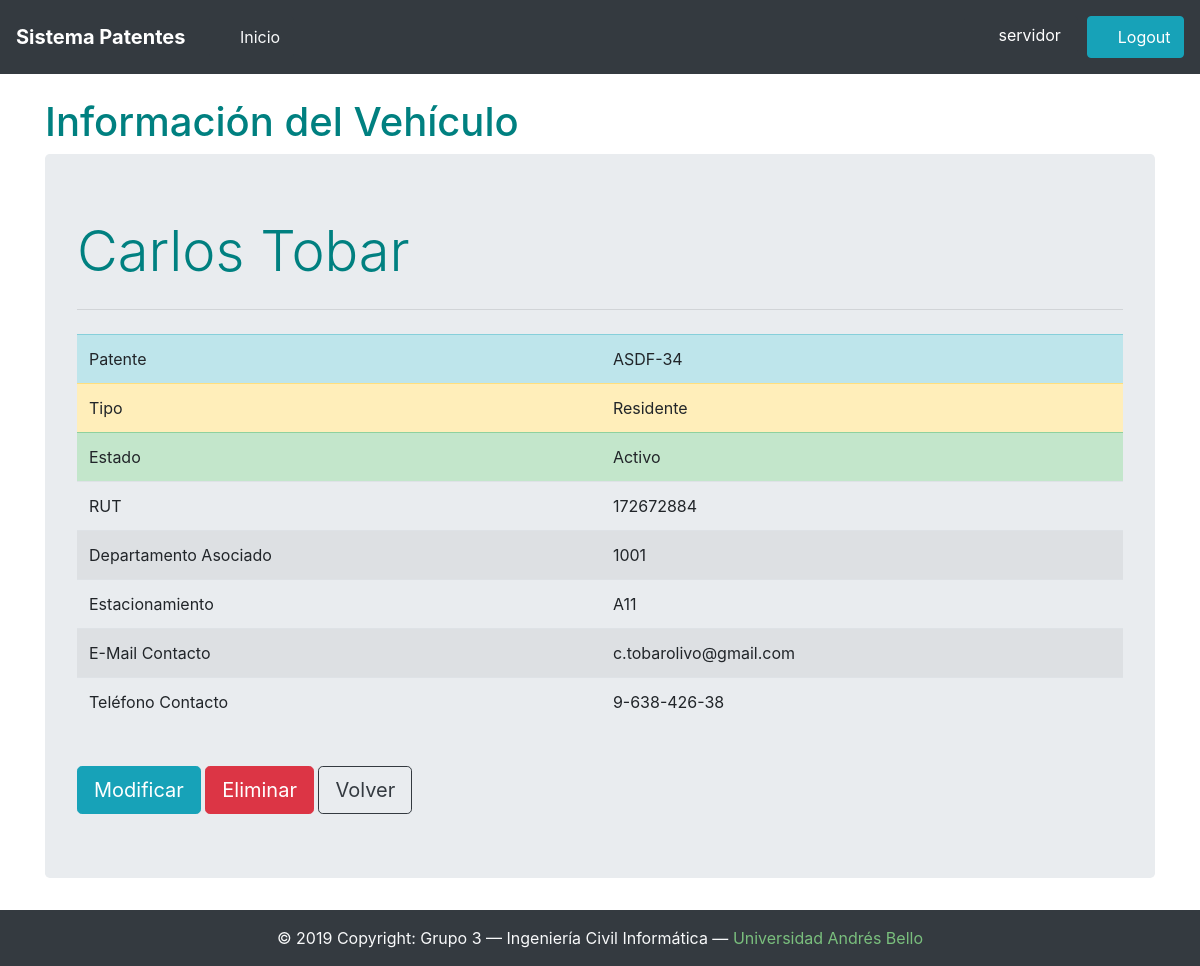
Page /patentes/172672884/ (signed in) on the earlier database version.
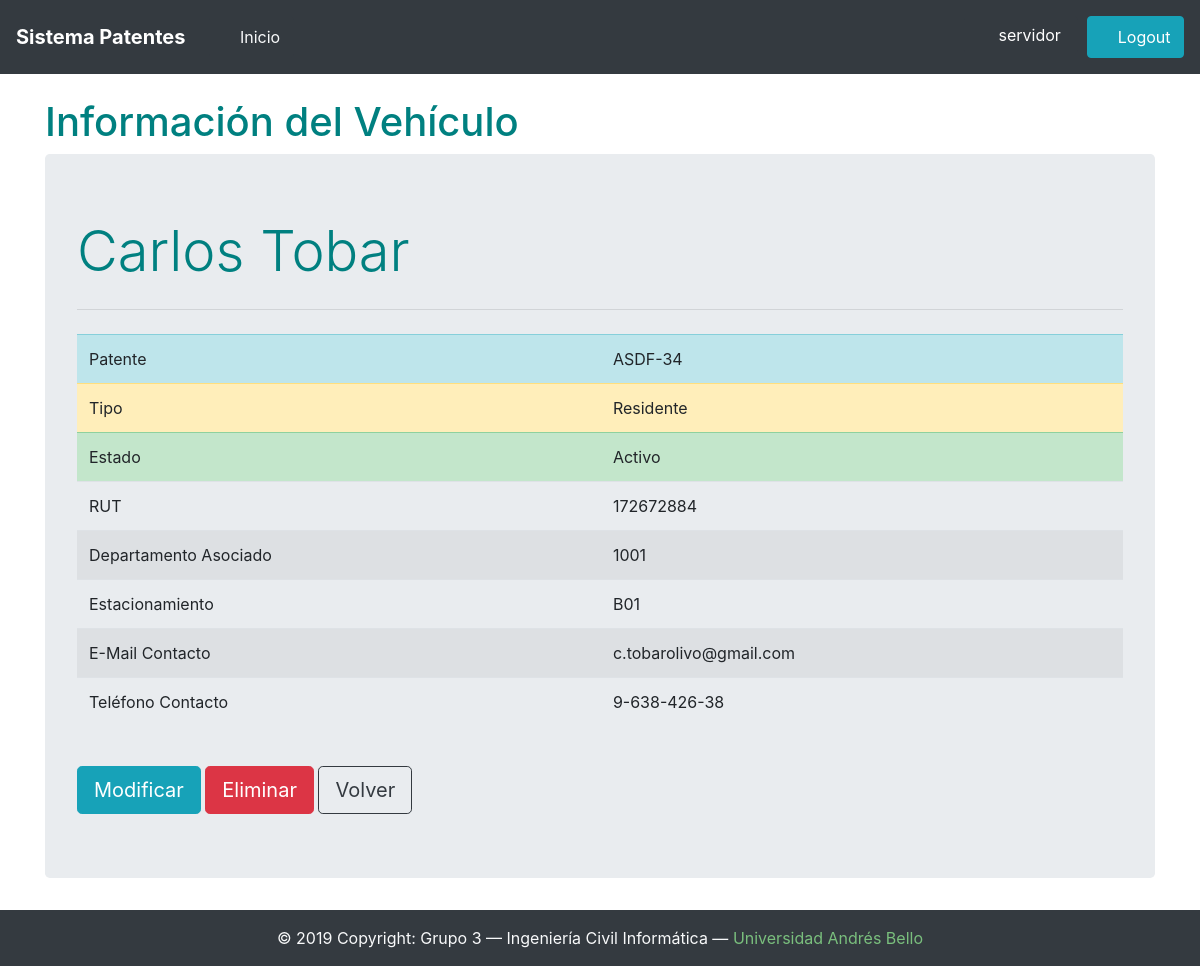
Same page on the later database version.
### patentes/models.py (models this page shows, shortened)
class Vehiculo(models.Model):
	nombrePersona = models.CharField(max_length=28)
	patente = models.CharField(max_length=7)
	tipo = models.CharField(max_length=9,choices=[('Residente','Residente'),('Visita','Visita'),('Servicios','Servicios')],default='Residente')
	estacionamiento = models.CharField(max_length=10)
	deptoAsociado = models.CharField(max_length=10)
	estado = models.CharField(max_length=10)
	rut = models.CharField(max_length=9)
	email = models.CharField(max_length=28)
	telefono = models.CharField(max_length=12)
	vehiculos = models.Manager()

### patentes/views.py (the view)
# urls.py: re_path(r'^patentes/(?P<rut>[0-9kK]{8,9})/$', views.DetalleVehiculoView.as_view(), name="detalle"),
class DetalleVehiculoView(LoginRequiredMixin, TemplateView):
	def get(self, request, **kwargs):
		rut = kwargs["rut"]
		return render(request, 'detalleVehiculo.html', {'vehiculo': Vehiculo.vehiculos.get(rut=rut)})

### patentes/templates/detalleVehiculo.html
{% extends 'base.html' %}
{% block content %}
	<br/>
	<h1>Información del Vehículo</h1>
	<div class="jumbotron">
		<h1 class="display-4">{{ vehiculo.nombrePersona }}</h1>
		<hr class="my-4">
			<table class="table table-striped">
				<tr class="table-info">
					<td>Patente</td>
					<td>{{ vehiculo.patente }}</td>
				</tr>
				<tr class="table-warning">
					<td>Tipo</td>
					<td>{{ vehiculo.tipo }}</td>
				</tr>
				{% if vehiculo.estado == 'Activo' %}
				<tr class="table-success">
					<td>Estado</td>
					<td>{{ vehiculo.estado }}</td>
				</tr>
				{% else %}
				<tr class="table-danger">
					<td>Estado</td>
					<td>{{ vehiculo.estado }}</td>
				</tr>
				{% endif %}
				<tr>
					<td>RUT</td>
					<td>{{ vehiculo.rut }}</td>
				</tr>
				<tr>
					<td>Departamento Asociado</td>
					<td>{{ vehiculo.deptoAsociado }}</td>
				</tr>
				<tr>
					<td>Estacionamiento</td>
					<td>{{ vehiculo.estacionamiento }}</td>
				</tr>
				<tr>
					<td>E-Mail Contacto</td>
					<td>{{ vehiculo.email }}</td>
				</tr>
				<tr>
					<td>Teléfono Contacto</td>
					<td>{{ vehiculo.telefono }}</td>
				</tr>
			</table>
			<br/>
			<a class="btn btn-info btn-lg" href="/patentes/{{ vehiculo.id }}/update/" role="button">Modificar</a>
			<a class="btn btn-danger btn-lg" href="/patentes/{{ vehiculo.id }}/delete/" role="button">Eliminar</a>
			<a class="btn btn-lg btn-outline-dark" href="/patentes/" role="button">Volver</a>
	</div>
{% endblock %}

Differences in the rows shown:
changed Vehiculo "Carlos Tobar": estacionamiento "A11" → "B01"
